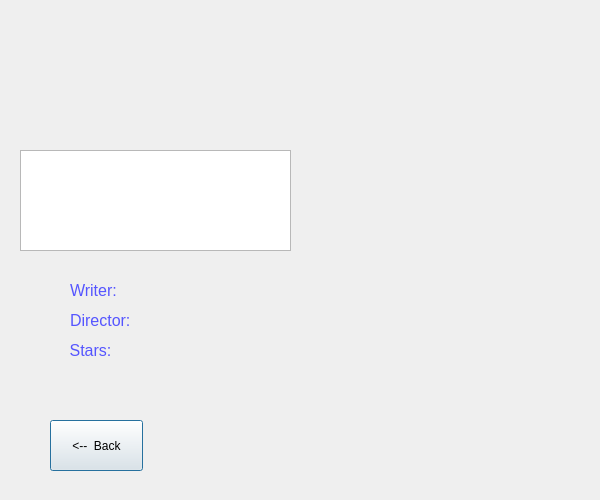
<?xml version="1.0" encoding="UTF-8"?>
<ui version="4.0">
 <class>movie13</class>
 <widget class="QDialog" name="movie13">
  <property name="geometry">
   <rect>
    <x>0</x>
    <y>0</y>
    <width>600</width>
    <height>500</height>
   </rect>
  </property>
  <property name="windowTitle">
   <string>Dialog</string>
  </property>
  <widget class="QLabel" name="Writer">
   <property name="geometry">
    <rect>
     <x>140</x>
     <y>280</y>
     <width>171</width>
     <height>20</height>
    </rect>
   </property>
   <property name="text">
    <string/>
   </property>
  </widget>
  <widget class="QLabel" name="MovieName">
   <property name="geometry">
    <rect>
     <x>40</x>
     <y>10</y>
     <width>531</width>
     <height>51</height>
    </rect>
   </property>
   <property name="font">
    <font>
     <pointsize>18</pointsize>
    </font>
   </property>
   <property name="text">
    <string>&lt;html&gt;&lt;head/&gt;&lt;body&gt;&lt;p&gt;&lt;br/&gt;&lt;/p&gt;&lt;/body&gt;&lt;/html&gt;</string>
   </property>
   <property name="alignment">
    <set>Qt::AlignCenter</set>
   </property>
  </widget>
  <widget class="QLabel" name="pictureLabel">
   <property name="geometry">
    <rect>
     <x>320</x>
     <y>80</y>
     <width>261</width>
     <height>401</height>
    </rect>
   </property>
   <property name="text">
    <string/>
   </property>
  </widget>
  <widget class="QLabel" name="label_2">
   <property name="geometry">
    <rect>
     <x>70</x>
     <y>270</y>
     <width>101</width>
     <height>41</height>
    </rect>
   </property>
   <property name="text">
    <string>&lt;html&gt;&lt;head/&gt;&lt;body&gt;&lt;p&gt;&lt;span style=&quot; font-size:12pt; color:#5555ff;&quot;&gt;Writer:&lt;/span&gt;&lt;/p&gt;&lt;/body&gt;&lt;/html&gt;</string>
   </property>
  </widget>
  <widget class="QLabel" name="label_3">
   <property name="geometry">
    <rect>
     <x>70</x>
     <y>300</y>
     <width>101</width>
     <height>41</height>
    </rect>
   </property>
   <property name="text">
    <string>&lt;html&gt;&lt;head/&gt;&lt;body&gt;&lt;p&gt;&lt;span style=&quot; font-size:12pt; color:#5555ff;&quot;&gt;Director:&lt;/span&gt;&lt;/p&gt;&lt;/body&gt;&lt;/html&gt;</string>
   </property>
  </widget>
  <widget class="QLabel" name="stars">
   <property name="geometry">
    <rect>
     <x>140</x>
     <y>340</y>
     <width>161</width>
     <height>16</height>
    </rect>
   </property>
   <property name="text">
    <string/>
   </property>
  </widget>
  <widget class="QLabel" name="label_4">
   <property name="geometry">
    <rect>
     <x>40</x>
     <y>330</y>
     <width>101</width>
     <height>41</height>
    </rect>
   </property>
   <property name="text">
    <string>&lt;html&gt;&lt;head/&gt;&lt;body&gt;&lt;p&gt;&lt;span style=&quot; font-size:12pt; color:#5555ff;&quot;&gt;Stars:&lt;/span&gt;&lt;/p&gt;&lt;/body&gt;&lt;/html&gt;</string>
   </property>
   <property name="alignment">
    <set>Qt::AlignCenter</set>
   </property>
  </widget>
  <widget class="QLabel" name="Director">
   <property name="geometry">
    <rect>
     <x>140</x>
     <y>310</y>
     <width>151</width>
     <height>16</height>
    </rect>
   </property>
   <property name="text">
    <string/>
   </property>
  </widget>
  <widget class="QPushButton" name="pushButton_2">
   <property name="geometry">
    <rect>
     <x>50</x>
     <y>420</y>
     <width>93</width>
     <height>51</height>
    </rect>
   </property>
   <property name="text">
    <string>&lt;--  Back</string>
   </property>
  </widget>
  <widget class="QLabel" name="Category">
   <property name="geometry">
    <rect>
     <x>60</x>
     <y>110</y>
     <width>181</width>
     <height>31</height>
    </rect>
   </property>
   <property name="text">
    <string/>
   </property>
  </widget>
  <widget class="QTextEdit" name="textEdit">
   <property name="geometry">
    <rect>
     <x>20</x>
     <y>150</y>
     <width>271</width>
     <height>101</height>
    </rect>
   </property>
   <property name="readOnly">
    <bool>true</bool>
   </property>
   <property name="html">
    <string>&lt;!DOCTYPE HTML PUBLIC &quot;-//W3C//DTD HTML 4.0//EN&quot; &quot;http://www.w3.org/TR/REC-html40/strict.dtd&quot;&gt;
&lt;html&gt;&lt;head&gt;&lt;meta name=&quot;qrichtext&quot; content=&quot;1&quot; /&gt;&lt;style type=&quot;text/css&quot;&gt;
p, li { white-space: pre-wrap; }
&lt;/style&gt;&lt;/head&gt;&lt;body style=&quot; font-family:'Ubuntu'; font-size:11pt; font-weight:400; font-style:normal;&quot;&gt;
&lt;p style=&quot;-qt-paragraph-type:empty; margin-top:0px; margin-bottom:0px; margin-left:0px; margin-right:0px; -qt-block-indent:0; text-indent:0px;&quot;&gt;&lt;br /&gt;&lt;/p&gt;&lt;/body&gt;&lt;/html&gt;</string>
   </property>
  </widget>
 </widget>
 <resources/>
 <connections/>
</ui>
